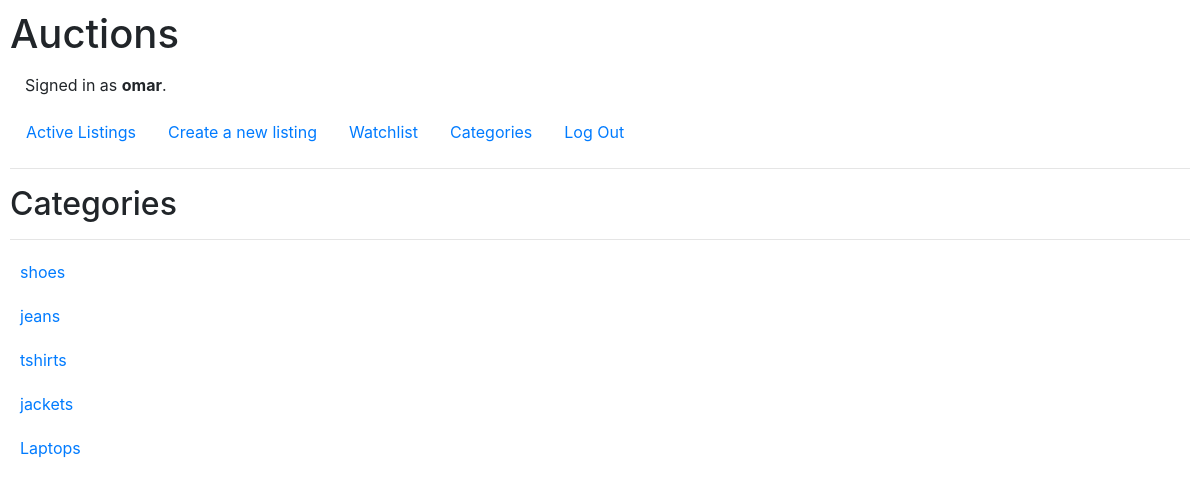
The page /categories (signed in) on the database its author committed.
### auctions/models.py (models this page shows)
class User(AbstractUser):
    pass

class Category(models.Model):
	name = models.CharField(max_length = 64, blank = False)

### auctions/views.py (the view)
# urls.py: path("categories", views.categories, name = "categories"),
def categories(request):
    categories = Category.objects.all()
    return render(request, "auctions/categories.html",{
        "categories": categories
        })

### auctions/templates/auctions/categories.html
{% extends "auctions/layout.html" %}
{% block body %}
	<h2>Categories</h2>
	<hr>
	<div style="margin-left: 10px">
	{% for category in categories %}
		<div style="margin-top: 20px;">
		<a href="{% url 'view_category' category.name%}">{{category.name}}
		</a><br>
		</div>
	{% endfor %}
	</div>
{% endblock %}

### auctions/templates/auctions/layout.html (shortened to what this page needs)
{% load static %}
<!DOCTYPE html>
<html lang="en">
    <head>
        <link rel="stylesheet" href="https://stackpath.bootstrapcdn.com/bootstrap/4.4.1/css/bootstrap.min.css">
        <link href="{% static 'auctions/styles.css' %}" rel="stylesheet">
    </head>
    <body>
        <h1>Auctions</h1>
        <div style="margin: 15px">
            {% if user.is_authenticated %}
                Signed in as <strong>{{ user.username }}</strong>.
            {% else %}
                Not signed in.
            {% endif %}
        </div>
        <ul class="nav">
            <li class="nav-item">
                <a class="nav-link" href="{% url 'index' %}">Active Listings</a>
            </li>
            <li>
                <a class="nav-link" href="{% url 'create'%}">Create a new listing</a>
            </li>
            <li>
                <a class="nav-link" href="{% url 'watchlist' %}">Watchlist</a>
            </li>
            <li>
                <a class="nav-link" href="{% url 'categories' %}">Categories</a>
            </li>
            {% if user.is_authenticated %}
                <li class="nav-item">
                    <a class="nav-link" href="{% url 'logout' %}">Log Out</a>
                </li>
            {% endif %}
        </ul>
        <hr>
        {% block body %}
        {% endblock %}
    </body>
</html>

### auctions/static/auctions/styles.css (style rules this page uses)
body { padding: 10px; }

### rows shown on the page
User: username "omar"
Category: name "shoes"
Category: name "jeans"
Category: name "tshirts"
Category: name "jackets"
Category: name "Laptops"
